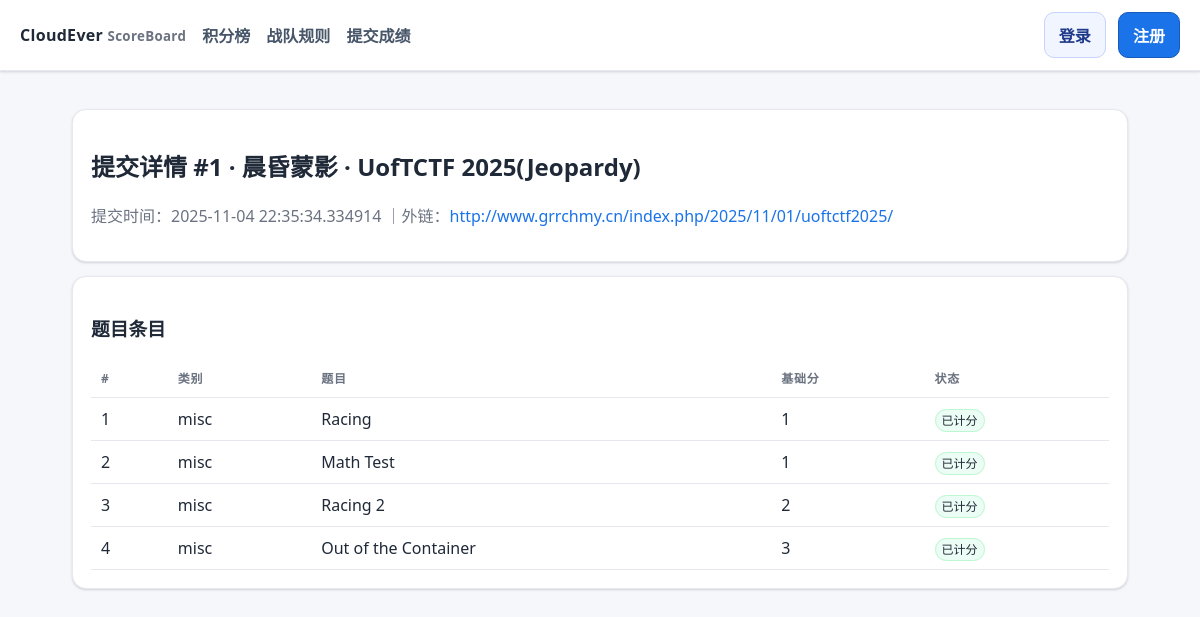
/submission/1, run on the app's committed database.
### ceboard/models.py (models this page shows)
class Submission(Base):
    __tablename__ = "submissions"
    id = Column(Integer, primary_key=True)
    user_id = Column(Integer, ForeignKey("users.id"), nullable=False)
    event_id = Column(Integer, ForeignKey("events.id"), nullable=False)
    created_at = Column(DateTime(timezone=True), default=lambda: datetime.now(TZ))
    wp_url = Column(String, nullable=True)
    wp_md = Column(Text, nullable=True)
    manual_points = Column(Float, nullable=True)  # 管理员在审核时手动设定的总分（优先级高于题目累计）
    is_deleted = Column(Boolean, default=False)
    user = relationship("User", back_populates="submissions")
    event = relationship("Event", back_populates="submissions")
    items = relationship("SubmissionItem", back_populates="submission", cascade="all,delete-orphan")

class User(Base):
    __tablename__ = "users"
    id = Column(Integer, primary_key=True)
    username = Column(String, unique=True, nullable=False)
    password_hash = Column(String, nullable=False)
    role = Column(String, default="member")  # 'admin' | 'reviewer' | 'member'
    team_type = Column(String, default="sub")  # 'main' or 'sub'
    is_active = Column(Boolean, default=True)
    is_deleted = Column(Boolean, default=False)
    avatar_filename = Column(String, nullable=True)
    submissions = relationship("Submission", back_populates="user")

class Event(Base):
    __tablename__ = "events"
    id = Column(Integer, primary_key=True)
    name = Column(String, nullable=False)
    start_time = Column(DateTime(timezone=True))
    end_time = Column(DateTime(timezone=True))
    weight = Column(Float, default=1.0)
    is_reproduction = Column(Boolean, default=False)
    is_active = Column(Boolean, default=True)
    allow_wp_only = Column(Boolean, default=False)  # 允许仅提交WP，由管理员在审核时手动给分
    is_deleted = Column(Boolean, default=False)
    event_type_id = Column(Integer, ForeignKey("event_types.id"), nullable=True)
    challenges = relationship("Challenge", back_populates="event", cascade="all,delete")
    submissions = relationship("Submission", back_populates="event")
    event_type = relationship("EventType")

class SubmissionItem(Base):
    __tablename__ = "submission_items"
    id = Column(Integer, primary_key=True)
    submission_id = Column(Integer, ForeignKey("submissions.id"), nullable=False)
    challenge_id = Column(Integer, ForeignKey("challenges.id"), nullable=False)
    approved = Column(Boolean, default=False)
    revoked = Column(Boolean, default=False)
    created_at = Column(DateTime(timezone=True), default=lambda: datetime.now(TZ))
    submission = relationship("Submission", back_populates="items")
    challenge = relationship("Challenge")

class Challenge(Base):
    __tablename__ = "challenges"
    id = Column(Integer, primary_key=True)
    event_id = Column(Integer, ForeignKey("events.id"), nullable=False)
    name = Column(String, nullable=False)
    category = Column(String, default="misc")
    base_score = Column(Integer, default=100)
    is_deleted = Column(Boolean, default=False)
    event = relationship("Event", back_populates="challenges")

### ceboard/routers/public.py (the view)
@router.get("/submission/{sub_id}", response_class=HTMLResponse)
def submission_detail(sub_id: int, request: Request, db = Depends(get_db), current_user = Depends(get_current_user)):
    sub = db.get(Submission, sub_id)
    if not sub or sub.is_deleted:
        raise HTTPException(404, "提交不存在")
    items = db.query(SubmissionItem).filter(SubmissionItem.submission_id == sub_id).all()
    wp_html = md_to_html(sub.wp_md)
    return render_template("submission_detail.html", title="提交详情", current_user=current_user, sub=sub, user=sub.user, event=sub.event, items=items, wp_html=wp_html)

### templates/submission_detail.html (shortened to what this page needs)
{% extends 'base.html' %}
{% block content %}
<div class="card">
  <h2>提交详情 #{{ sub.id }} · {{ user.username }} · {{ event.name }}</h2>
  <p class="muted">
    提交时间：{{ sub.created_at }}
  {% if sub.wp_url %}｜外链：<a href="{{ sub.wp_url }}" target="_blank" rel="noopener noreferrer nofollow">{{ sub.wp_url }}</a>{% endif %}
  </p>
</div>
<div class="card">
  <h3>题目条目</h3>
  <table>
    <thead><tr><th>#</th><th>类别</th><th>题目</th><th>基础分</th><th>状态</th></tr></thead>
    <tbody>
    {% for it in items %}
      <tr>
        <td>{{ loop.index }}</td>
        <td>{{ it.challenge.category }}</td>
        <td>{{ it.challenge.name }}</td>
        <td>{{ it.challenge.base_score }}</td>
        <td>
          {% if not it.approved %}<span class="status pending">待审</span>
          {% elif it.revoked %}<span class="status rev">已撤销</span>
          {% else %}<span class="status ok">已计分</span>{% endif %}
        </td>
      </tr>
    {% else %}
      <tr><td colspan="5" class="muted">无</td></tr>
    {% endfor %}
    </tbody>
  </table>
</div>
{% endblock %}

### templates/base.html (shortened to what this page needs)
<!doctype html>
<html lang="zh-CN">
<head>
</head>
<body>
  <header>
    <div class="brand">CloudEver <small>ScoreBoard</small></div>
    <div class="nav">
  <a href="/">积分榜</a>
      <a href="/rules">战队规则</a>
      <a href="/submit">提交成绩</a>
    </div>
    <div style="margin-left:auto">
      {% if current_user %}
        <div class="user-menu" id="userMenu">
          <div class="user-trigger" id="userTrigger">
            {% if avatar_url %}<img class="avatar" src="{{ avatar_url }}" alt="avatar" />{% endif %}
            <span class="muted" style="font-weight:600">{{ current_user.username }}</span>
          </div>
          <div class="menu" id="userDropdown">
            <div style="padding:8px 12px; color:#6b7280; font-size:12px;">{{ '主队' if current_user.team_type=='main' else '子队' }}</div>
            {% if current_user.role == 'admin' %}
              <a href="/admin/advanced">管理员面板</a>
            {% endif %}
            <a href="/profile">个人设置</a>
            <form action="/auth/logout" method="post"><button type="submit">退出登录</button></form>
          </div>
        </div>
      {% else %}
        <a class="btn secondary" href="/auth/login">登录</a>
        <a class="btn" style="margin-left:8px" href="/auth/register">注册</a>
      {% endif %}
    </div>
  </header>
  <div class="wrap">
    {% block content %}{% endblock %}
  </div>
</body>
</html>

### templates/base.html (style rules this page uses)
:root { --bg:#f6f7fb; --surface:#ffffff; --border:#e7e8ee; --text:#1f2937; --muted:#6b7280; --accent:#1a73e8; --accent-2:#185abc; --success:#16a34a; --warn:#e11d48; --shadow:0 1px 2px rgba(16,24,40,.06), 0 1px 3px rgba(16,24,40,.1); }
* { box-sizing:border-box }
html,body { height:100% }
body { font-family: ui-sans-serif, system-ui, -apple-system, Segoe UI, Roboto, 'Noto Sans SC', Arial; margin:0; color:var(--text); background:var(--bg); }
header { position:sticky; top:0; z-index:10; display:flex; align-items:center; gap:16px; padding:12px 20px; background:var(--surface); border-bottom:1px solid var(--border); box-shadow: var(--shadow); }
.brand { font-weight:800; letter-spacing:.3px }
.brand small { color:var(--muted); font-weight:600 }
.nav a { margin-right:12px; color:#475569; text-decoration:none; font-weight:600; padding:8px 0 }
.wrap { max-width:1100px; margin:0 auto; padding:24px 22px }
.card { position:relative; margin:14px 0; padding:18px 18px; background:var(--surface); border:1px solid var(--border); border-radius:14px; box-shadow: var(--shadow); }
.muted { color:var(--muted) }
a { color:var(--accent); text-decoration:none }
.btn { display:inline-flex; align-items:center; justify-content:center; gap:8px; background:var(--accent); color:#fff; font-weight:700; border:1px solid var(--accent-2); padding:10px 14px; border-radius:10px; cursor:pointer }
.btn.secondary { background:#f1f5ff; color:#1e3a8a; border:1px solid #c7d2fe }
table { width:100%; border-collapse:separate; border-spacing:0; background:#fff }
thead th { font-size:12px; text-transform:uppercase; letter-spacing:.06em; color:#6b7280 }
th,td { padding:10px 10px; border-bottom:1px solid var(--border); text-align:left }
.status { font-size:12px; padding:2px 6px; border-radius:999px; border:1px solid var(--border) }
.ok { background:#ecfdf5; border-color:#bbf7d0 }

### data on the page
Submission: id "1", created_at "2025-11-04 22:35:34.334914", wp_url "http://www.grrchmy.cn/index.php/2025/11/01/uoftctf2025/"
User: username "晨昏蒙影"
Event: name "UofTCTF 2025(Jeopardy)"
SubmissionItem: challenge.category "misc", challenge.name "Racing", challenge.base_score "1", approved "已计分"
SubmissionItem: challenge.category "misc", challenge.name "Math Test", challenge.base_score "1", approved "已计分"
SubmissionItem: challenge.category "misc", challenge.name "Racing 2", challenge.base_score "2", approved "已计分"
SubmissionItem: challenge.category "misc", challenge.name "Out of the Container", challenge.base_score "3", approved "已计分"
